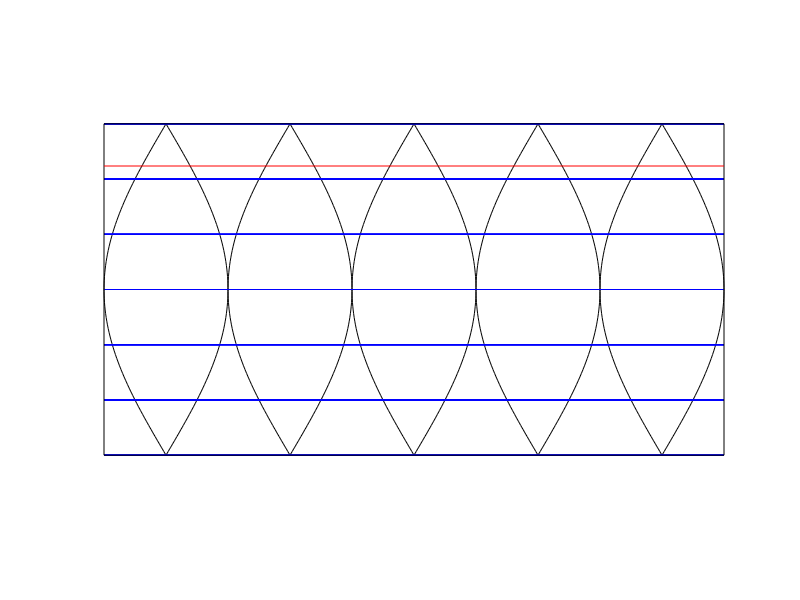

This figure's MATLAB source:
% split a sphere into lunes (outside of the wedge)
clear;
clc;

%%%%%%%%%%%%%%%%%%%%%%%%%%%%%%%%%%%%%%%%%%%%%%%%%%%%%%%%%%%%%%%%
% USER INPUTS

% pick one
%c = 100; % circumference
%r = 1; % radius
d = 10; % diameter

n = 6;  % points in curves
m = 5;   % number of lunes % number based on Skyward Sword
q = m;   % number of lunes to display
z = 90;  % accurate curves

%%%%%%%%%%%%%%%%%%%%%%%%%%%%%%%%%%%%%%%%%%%%%%%%%%%%%%%%%%%%%%%%
% CAULCULATED VALUES

if exist('c', 'var') && ~exist('r', 'var') && ~exist('d', 'var')
    r = c / (2 * pi);
    d = r * 2;
elseif ~exist('c', 'var') && exist('r', 'var') && ~exist('d', 'var')
    d = r * 2;
    c = r * (2 * pi);
elseif ~exist('c', 'var') && ~exist('r', 'var') && exist('d', 'var')
    r = d / 2;
    c = r * (2 * pi);
else
    disp('ERROR: Sphere is overdefined.')
    disp('PICK 1: c, r, d')
end

phi = 2 * pi / m;

nr = r * sin(phi / 2);
theta = linspace(-pi/2, pi/2, n+1);

tx = nr * cos(theta);
ty = linspace(-c/4, c/4, n+1);

%%%%%%%%%%%%%%%%%%%%%%%%%%%%%%%%%%%%%%%%%%%%%%%%%%%%%%%%%%%%%%%%
% LUNE CURVES

x = nr * cos(linspace(-pi/2, pi/2, z));
y = linspace(-c/4, c/4, z);

x = [x, -fliplr(x)];
y = [y,  fliplr(y)];

%%%%%%%%%%%%%%%%%%%%%%%%%%%%%%%%%%%%%%%%%%%%%%%%%%%%%%%%%%%%%%%%
% INTERIOR LINES

x2 = [tx ; -tx; NaN * ones(size(tx))];
x2 = x2(:);
y2 = repelem(ty,3);


%%%%%%%%%%%%%%%%%%%%%%%%%%%%%%%%%%%%%%%%%%%%%%%%%%%%%%%%%%%%%%%%
% EXTERIOR LINES

total_visible_width = q * 2 * nr;

x3 = repmat([0 1 NaN]*total_visible_width, n + 1);
y3 = repelem(ty, 3);

%%%%%%%%%%%%%%%%%%%%%%%%%%%%%%%%%%%%%%%%%%%%%%%%%%%%%%%%%%%%%%%%
% PRINT

lune_width = (2 * nr) / 2.54;

disp('width list')
blarg = tx' * 2 / 2.54;
for ii = blarg
    fprintf('%10.2f\n', ii);
end

%%%%%%%%%%%%%%%%%%%%%%%%%%%%%%%%%%%%%%%%%%%%%%%%%%%%%%%%%%%%%%%%
% PLOT

figure(1);
clf;
hold on;

for ii = 1:q
    % lune
    plot((ii - 0.5) * 2 * nr + x,  y,  'k');
    % lines interior to lune
    plot((ii - 0.5) * 2 * nr + x2, y2, 'b');
end

% draw lines across
plot(x3, y3, 'b');

% border
plot([0 0 1 1 0]*total_visible_width, [-1 1 1 -1 -1]*c/4, 'k');
fprintf('Border height: %f\n', c/2)

% cut line
plot([0 1]*total_visible_width, [1 1]*(c/4 - 2), 'r');

axis('equal');
axis('off');
hold off;

saveas(1, 'orb_sphere_pattern.svg')

